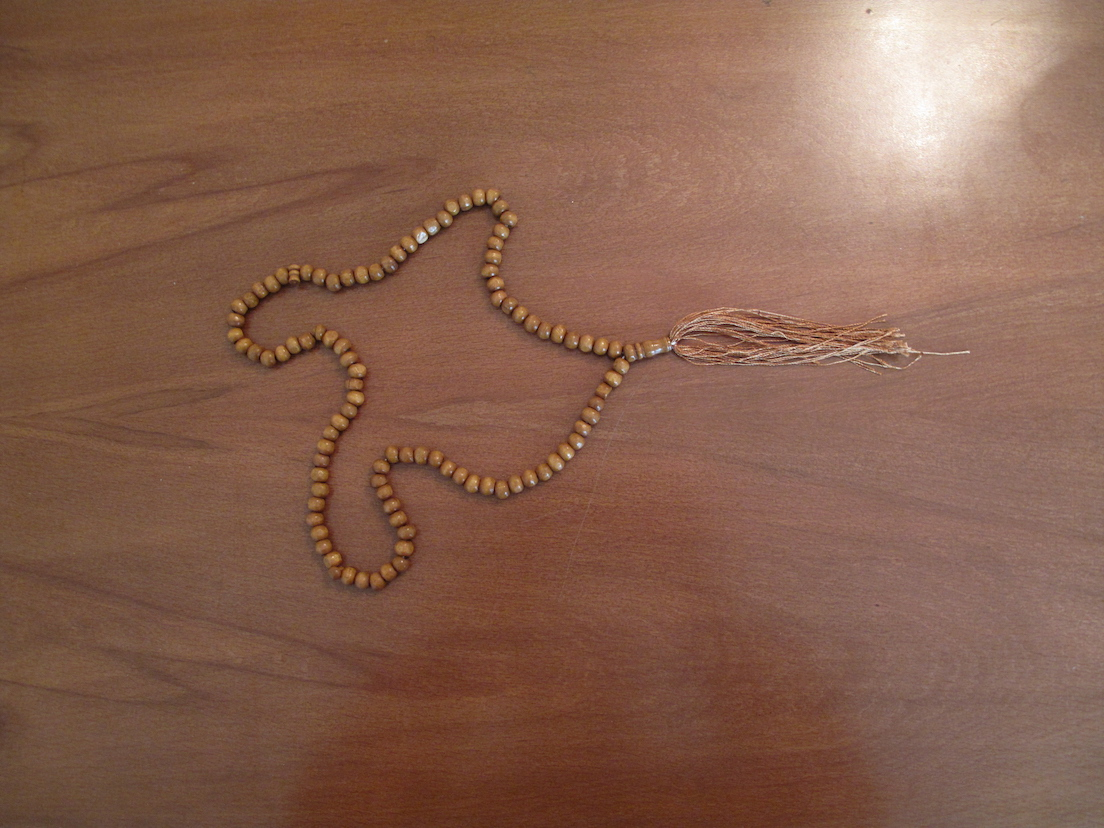
#> input picture input/tasbih.jpg, 1104 x 828 px
$ python code.py
#> lines starting #> are read from the running program, lines starting #| are printed output that depends on the picture; after the words box and inside, x2 and y2 are one past the last pixel; in counts of white or black regions, pixels touching at a corner belong together
import numpy as np
import math
import scipy.ndimage as nd
import cv2 as cv
import matplotlib.pyplot as pp


class GVF:
    def __init__(self, input_image, mu, times):
        edge_map = input_image
        edge_map = edge_map.astype(np.float64) / 255.0
        self.h, self.w = edge_map.shape

        # get gradiant in x, y direction
        gradient_x = nd.sobel(edge_map, 1)
        gradient_y = nd.sobel(edge_map, 0)

        # set compute gvf parameters
        self.mu = mu
        self.times = times

        gvf_x, gvf_y = self.compute_gvf(gradient_x, gradient_y)

        gvf_mag = (gvf_y ** 2 + gvf_x ** 2)

        # normalize gvf array
        normalized_gvf = gvf_mag / gvf_mag.max()

        self.gvf = np.sqrt(normalized_gvf) * 655000

    def get_gvf(self):
        return self.gvf

    def compute_gvf(self, gradient_x, gradient_y):
        radius = 0.2
        dx = 1.0
        dy = 1.0
        b = gradient_x ** 2.0 + gradient_y ** 2.0
        c, d = b * gradient_x, b * gradient_y
        dt = dx * dy / (radius * self.mu)

        current_u = gradient_x
        current_v = gradient_y

        # iterate for get gvf values based on recursive formula mentioned in paper
        iteration_count = int(max(1, self.times * np.sqrt(self.h * self.w)))
        for i in range(iteration_count):
            next_u = radius * nd.laplace(current_u) + (1.0 - b * dt) * current_u + c * dt
            next_v = radius * nd.laplace(current_v) + (1.0 - b * dt) * current_v + d * dt
            current_u, current_v = next_u, next_v

        return current_u, current_v


class Snake:
    # the search kernel size
    SEARCH_KERNEL_SIZE = 5

    # initial points number size
    first_step_points_number = 150

    # uniformity term factors
    alpha = 3
    average_factor = .85

    # gvf term factor
    beta = 1.75

    # gvf camputation factor
    mu = .1
    times = 1

    def __init__(self, image, primitive_points, average_factor):
        self.width = image.shape[1]
        self.height = image.shape[0]

        self.image = image
        self.average_factor = average_factor
        gray = cv.cvtColor(image, cv.COLOR_RGB2GRAY)

        # initialise gvf input image
        gvf_input_image = gray.copy()
        gvf_input_image = nd.gaussian_filter(gvf_input_image, .5)
        gvf_input_image = cv.Canny(gvf_input_image, 75, 150)
        gvf_input_image = cv.adaptiveThreshold(gvf_input_image,
                                               255,
                                               cv.ADAPTIVE_THRESH_GAUSSIAN_C,
                                               cv.THRESH_BINARY,
                                               13,
                                               0)

        self.gvf_input_image = gvf_input_image.copy().astype('float64') / 255.0

        # instantiate gvf and get gvf array
        self.gvf = GVF(self.gvf_input_image, mu=self.mu, times=self.times).get_gvf()

        # assign input points
        self.points = primitive_points

        # remove overlapping points
        self.remove_overlapping_points()

        # add missing points
        self.add_missing_points()

        self.snake_length = 0

    def calculate_snake_length(self):
        size = len(self.points)
        return np.sum([Snake.distance(self.points[i], self.points[(i + 1) % size]) for i in range(0, size)])

    min_distance = 5

    def remove_overlapping_points(self):
        size = len(self.points)
        for i in range(0, size):
            for j in range(size - 1, i + 1, -1):
                if i == j:
                    continue

                curr = self.points[i]
                end = self.points[j]

                dist = Snake.distance(curr, end)

                if dist < self.min_distance:
                    if i != 0 and j != size - 1:
                        removal_indices = range(i + 1, j)
                        removal_size = len(removal_indices)

                    else:
                        removal_indices = [j]
                        removal_size = 1

                    non_remove_size = size - removal_size
                    if non_remove_size > removal_size:
                        self.points = [p for k, p in enumerate(self.points) if k not in removal_indices]
                    else:
                        self.points = [p for k, p in enumerate(self.points) if k in removal_indices]

                    size = len(self.points)
                    break

    max_distance = 12

    t1 = 0.125 / 6
    t2 = 2.875 / 6
    t3 = 2.875 / 6
    t4 = 0.125 / 6

    def add_missing_points(self):
        snake_size = len(self.points)
        for i in range(0, snake_size):
            first_point = self.points[(i + snake_size - 1) % snake_size]
            second_point = self.points[i]
            third_point = self.points[(i + 1) % snake_size]
            fourth_point = self.points[(i + 2) % snake_size]

            if Snake.distance(second_point, third_point) > self.max_distance:
                point = first_point * self.t1 + \
                        second_point * self.t2 + \
                        third_point * self.t3 + \
                        fourth_point * self.t4

                point = np.floor(point + .5).astype('int')
                self.points.insert(i + 1, point)
                snake_size += 1

    thickness = 1
    lines_color = (0, 255, 255)

    def update_frame(self):
        # make copy from main image
        new_frame = self.image.copy()

        points_size = len(self.points)
        # line between neighbour points
        for i in range(0, points_size - 1):
            cv.line(new_frame, tuple(self.points[i]), tuple(self.points[i + 1]),
                    self.lines_color, self.thickness)

        # line between first and last point
        cv.line(new_frame, tuple(self.points[0]), tuple(self.points[points_size - 1]),
                self.lines_color, self.thickness)

        return new_frame

    @staticmethod
    def distance(pt1, pt2):
        return math.sqrt((pt1[0] - pt2[0]) ** 2 + (pt1[1] - pt2[1]) ** 2)

    # [82 lines left out: function iterate_using_viterbi, not called in this run]


class ClickHandler:
    image = None
    POINTS_SIZE = 0

    def __init__(self, image):
        self.image = image
        cv.putText(self.image, 'Close to start', (50, 50), cv.FONT_HERSHEY_SIMPLEX, .5, (0, 0, 0), 1)
        cv.imshow('Snakes', image)

        h, w, _ = self.image.shape
        self.counter = 0
        self.points = []

    def get_points(self):
        return self.points

    # [7 lines left out: function click_event, not called in this run]


def main():
    # read image
    file_to_load = "input/tasbih.jpg"
    image = cv.imread(file_to_load, cv.IMREAD_COLOR)
#> image is the input picture: shape (828, 1104, 3); mean B, G, R 78.3, 96.5, 134.8

    # minimize image
    image = cv.pyrDown(image)
#> image: shape (414, 552, 3)
    copy = image.copy()

    # instantiate click handler
    mouse_handler = ClickHandler(image)
#> in __init__, `cv.putText(self.image, 'Close to start', (50, 50), cv.FONT_HERSHEY_SIM..`:
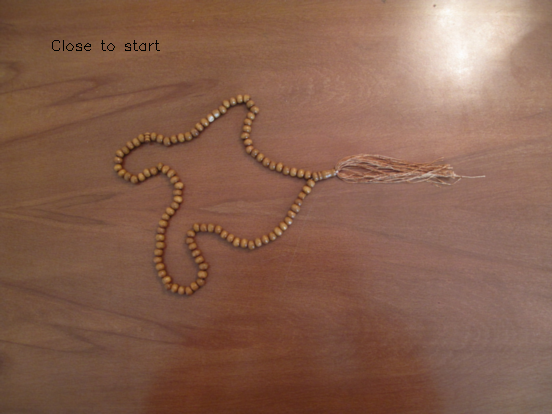
#> self.image: shape (414, 552, 3); mean B, G, R 78.3, 96.5, 134.7

    # set click handler click event method
    cv.setMouseCallback('Snakes', mouse_handler.click_event)
    cv.waitKey(0)

    # instantiate snake object
    snake = Snake(copy, mouse_handler.get_points(), average_factor=.9)
#> in __init__, `gray = cv.cvtColor(image, cv.COLOR_RGB2GRAY)`:
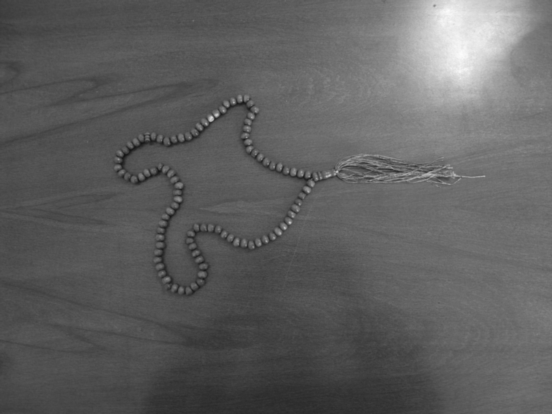
#> gray: shape (414, 552); min 21, max 252, mean 95.5
#> in __init__, `gvf_input_image = cv.Canny(gvf_input_image, 75, 150)`:
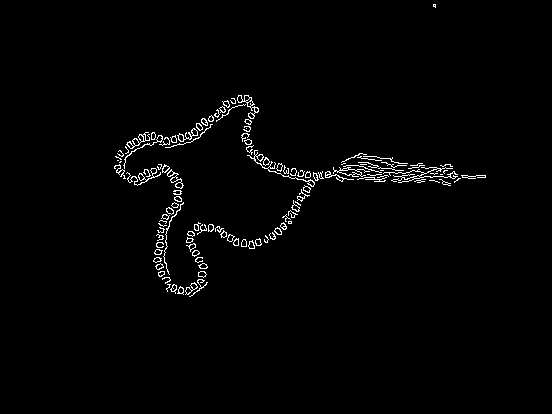
#> gvf_input_image: shape (414, 552); 1.6% white in thin lines or dots, all inside (x1, y1, x2, y2) = (114, 4, 486, 297)
#> in __init__, `gradient_y = nd.sobel(edge_map, 0)`:
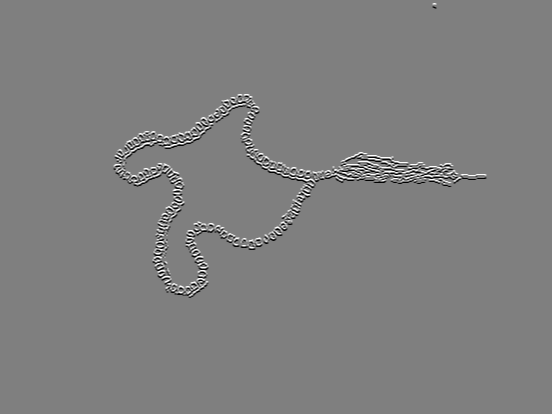
#> gradient_y: shape (414, 552) float64; min -0.0157, max 0.0157, mean -1.7e-21; drawn with min black and max white
#> after the loop in compute_gvf, `for i in range(iteration_count):`:
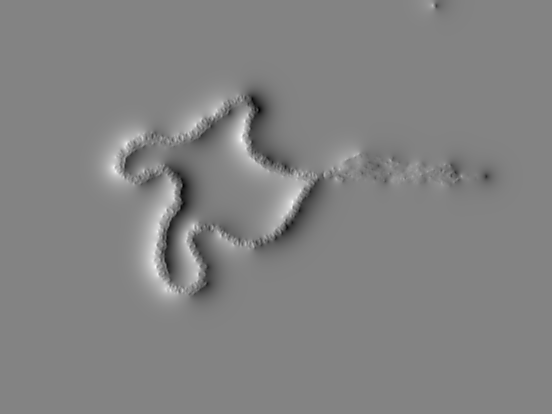
#> current_u: shape (414, 552) float64; min -0.0018, max 0.0017, mean -3.79e-06; drawn with min black and max white
#> after the loop in compute_gvf, `for i in range(iteration_count):`:
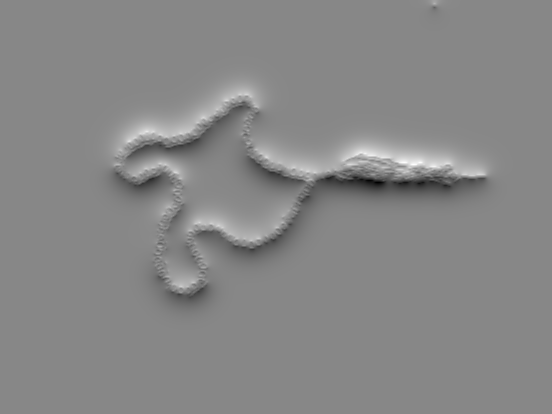
#> current_v: shape (414, 552) float64; min -0.00272, max 0.00239, mean -3.75e-06; drawn with min black and max white
#> in __init__, `self.gvf = np.sqrt(normalized_gvf) * 655000`:
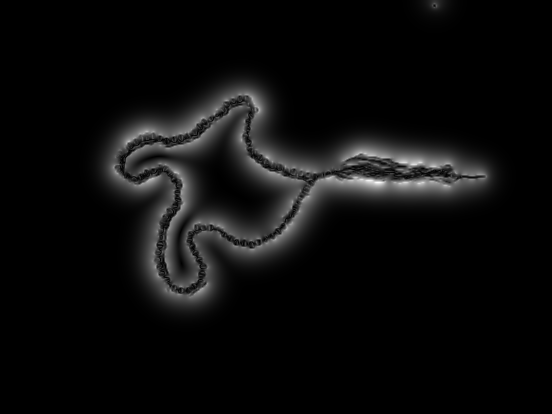
#> self.gvf: shape (414, 552) float64; min 8.33e-68, max 655000, mean 32009.7; drawn with min black and max white

    # frame array to store frames
    frame_array = []

    while True:
        # update frame / first time get initial frame based on initial values
        new_frame = snake.update_frame()

        # append current frame to frame array
        frame_array.append(new_frame)

        # show current frame
        cv.imshow('Snake is running ...', new_frame)
        h, w, _ = new_frame.shape

        # iteration
        snake.iterate_using_viterbi()

        # 5ms delay
        key = cv.waitKey(5)

        # if key = ESC break loop
        if key == 27:
            break

    # instantiate video writer
    fourcc = cv.VideoWriter_fourcc(*'mp4v')
    out = cv.VideoWriter('contour.mp4', fourcc, 15, (w, h))

    for i in range(len(frame_array)):
        out.write(frame_array[i])

    out.release()
    cv.destroyAllWindows()


if __name__ == '__main__':
#> (the run stopped early here; a loop or call above may not have finished)
